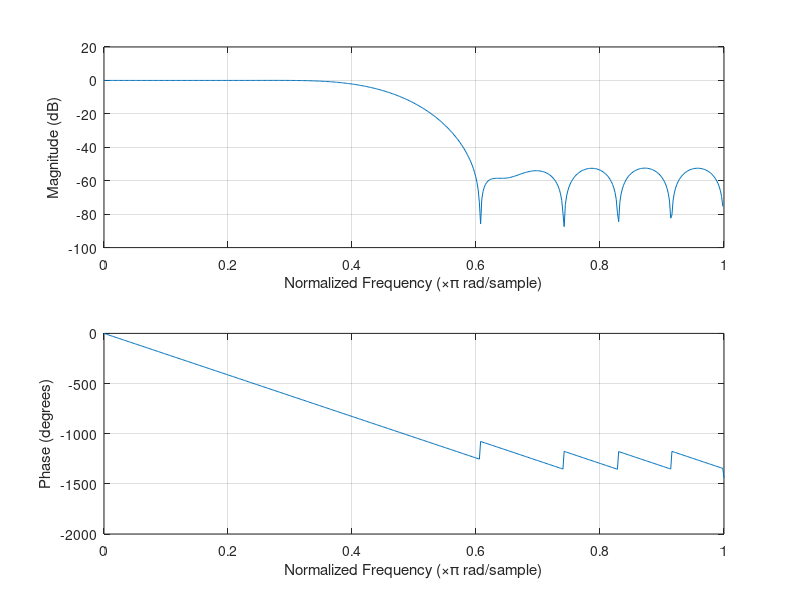
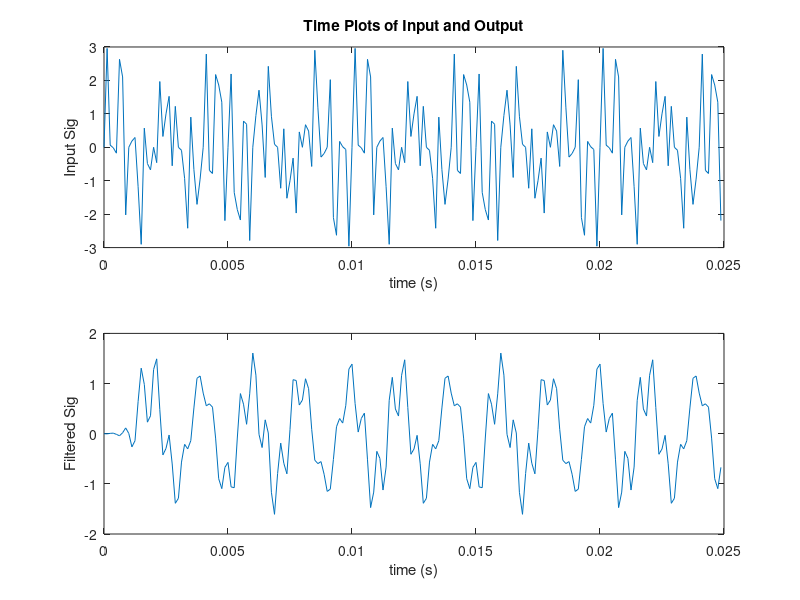
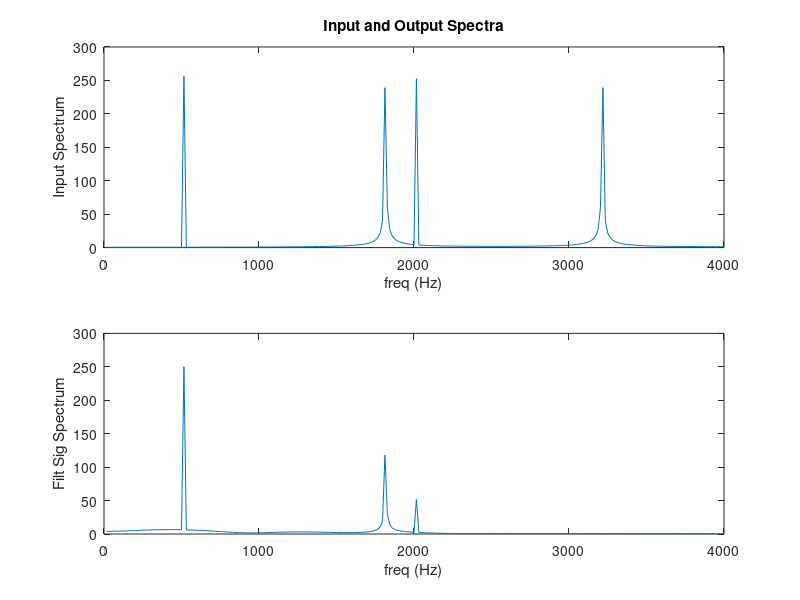

These charts were generated, in order, by the following MATLAB code:
% fir_2a.m
% FIR filter design example using the MATLAB FIR1 function 
% Autor: Nils Parche, 18.11.2017
clear all;
clc;

Fs=8e3; %Specify Sampling Frequency
Ts=1/Fs; %Sampling period.
Ns=512; %No of time samples to be plotted.
t=[0:Ts:Ts*(Ns-1)]; %Make time array that contains Ns elements
 %t = [0, Ts, 2Ts, 3Ts,..., (Ns-1)Ts]

%create sampled sinusoids at different frequencies
f1=500; f2=1800; f3=2000; f4=3200;
x1=sin(2*pi*f1*t); x2=sin(2*pi*f2*t); x3=sin(2*pi*f3*t); x4=sin(2*pi*f4*t);
x=x1+x2+x3+x4; %Calculate samples for a 4-tone input signal
N=23; %FIR1 requires filter order (N) to be EVEN when gain = 1 at Fs/2.
% Normierte Eckfrequenz im Durchlassbereich auf Fs/2. 1800 Hz/4000Hz = 9/20
% = 0.45
% Normierte Eckfrequenz im Sperrbereich auf Fs/2. 2600 Hz/4000 Hz = 13/20 = 0.65
W=(9/20); %Specify Bandstop filter with stop band between
 %0.4*(Fs/2) and 0.6*(Fs/2)
B=fir1(N,W,'DC-1') %Design FIR Filter using default Hamming window.
correction = 32767;
B_correction =int16(B*correction) %cast B to 16 bit short Int
%create header file fir_coef.h (FIR filter coefficients)
filnam = fopen('LP_coeff.h', 'w'); % generate include-file
fprintf(filnam,'#define N %d\n', N+1);
fprintf(filnam,'short h[N]={\n');
j = 0;
for i= 1:N+1;
 fprintf(filnam,' %6.0f,', B_correction(i));
 j = j + 1;
 if j >7
 fprintf(filnam, '\n');
 j = 0;
 end
end
fprintf(filnam,'};\n');
fclose(filnam);
A=1; %FIR filters have no poles, only zeros.
grid on;
freqz(B,A); %Plot frequency response - both amp and phase response.
%pause; %User must hit any key on PC keyboard to continue.
figure; %Create a new figure window, so previous one isn't lost.
subplot(2,1,1); %Two subplots will go on this figure window.
Npts=200;
plot(t(1:Npts),x(1:Npts)) %Plot first Npts of this 4-tone input signal
title('Time Plots of Input and Output');
xlabel('time (s)'); ylabel('Input Sig');
%Now apply this filter to the 4-tone test sequence
y = filter(B,A,x);
subplot(2,1,2); %Now go to bottom subplot.
plot(t(1:Npts),y(1:Npts)); %Plot first Npts of filtered signal.
xlabel('time (s)'); ylabel('Filtered Sig');
%pause;
figure; %Create a new figure window, so previous one isn't lost.
subplot(2,1,1);
xfftmag=(abs(fft(x,Ns))); %Compute spectrum of input signal.
xfftmagh=xfftmag(1:length(xfftmag)/2);
%Plot only the first half of FFT, since second half is mirror imag
f=[1:1:length(xfftmagh)]*Fs/Ns; %Make freq array from 0 Hz to Fs/2 Hz.
plot(f,xfftmagh); %Plot frequency spectrum of input signal
title('Input and Output Spectra');
xlabel('freq (Hz)'); ylabel('Input Spectrum');
subplot(2,1,2);
yfftmag=(abs(fft(y,Ns)));
yfftmagh=yfftmag(1:length(yfftmag)/2);
%Plot only the first half of FFT, since second half is mirror image
plot(f,yfftmagh); %Plot frequency spectrum of input signal
xlabel('freq (Hz)'); ylabel('Filt Sig Spectrum');